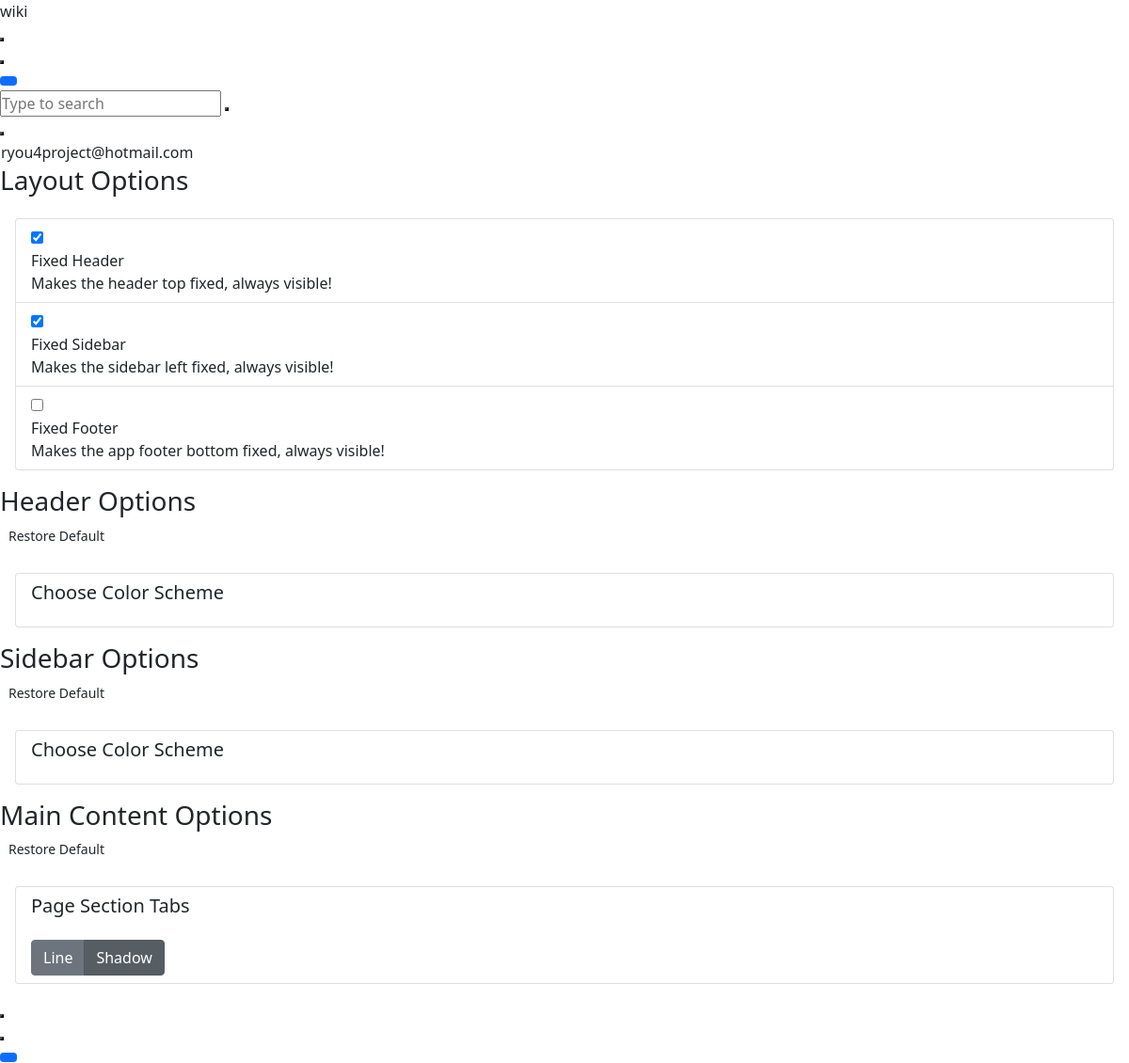
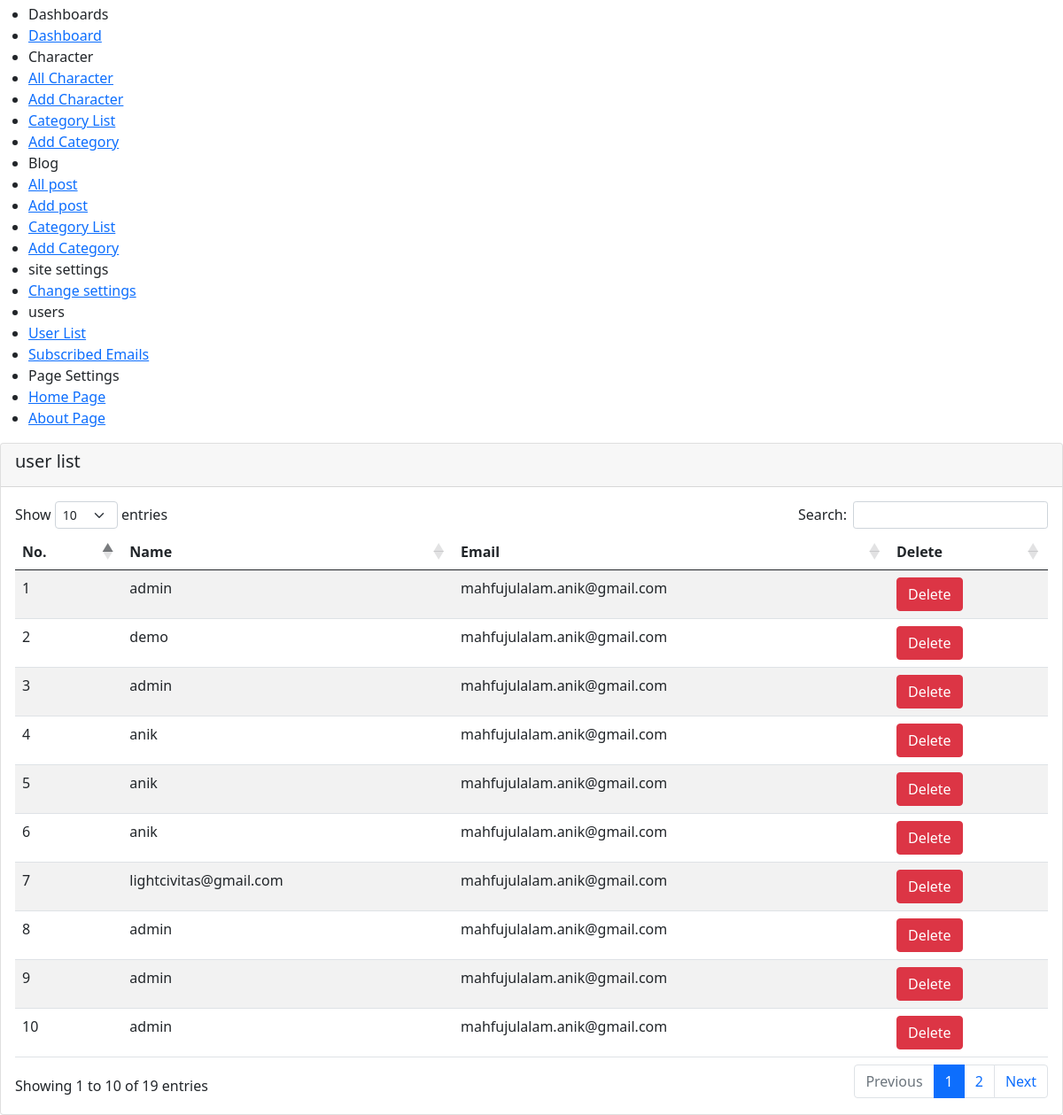
/admin/user_list.php (signed in), run on the app's committed database (2 pictures, top to bottom).
### tables this page shows
CREATE TABLE `users` (
  `id` int(11) NOT NULL,
  `username` text NOT NULL,
  `email` text NOT NULL,
  `confirm_password` text NOT NULL
);

### admin/user_list.php (the view, shortened to what the rows shown need)
<?php
include('header.php');
?>
<div class="app-main__inner">
    <div class="card">
        <div class="card-body">
            <table id="all_characters" class="table table-striped" style="width:100%">
                <thead>
                    <tr>
                        <th>No.</th>
                        <th>Name</th>
                        <th>Email</th>
                        <th>Delete</th>
                    </tr>
                </thead>
                <tbody>
<?php
$no= 0;
$sql= "select * from users";
$result= mysqli_query($conn, $sql);
while ($user= mysqli_fetch_assoc($result)) { $no++ ?>
                    <tr>
                        <td><?php echo $no ?></td>
                        <td><?php echo $user['username']; ?></td>
                        <td><?php echo $user['email']; ?></td>
                        <td><a href="config/category_config.php?user_delete_id=<?php echo $user['id'] ?>" class="btn btn-danger">Delete</a></td>
                    </tr>
<?php } ?>
                </tbody>
            </table>
        </div>
    </div>
</div>
<?php
include('footer.php');
?>

### admin/header.php (shortened to what the rows shown need)
<?php
require_once('config/connection.php');
?>
<!doctype html>
<html lang="en">
<head>
    <link href="https://demo.dashboardpack.com/architectui-html-free/main.css" type="text/css" rel="stylesheet" />
    <link href="admin_assets/css/bootstrap.5.0.1.min.css" type="text/css" rel="stylesheet" />
    <link rel="stylesheet" href="https://cdn.datatables.net/1.12.0/css/dataTables.bootstrap5.min.css">
    <link href="admin_assets/css/style.css" type="text/css" rel="stylesheet" />
</head>
<body>
    <div class="app-container app-theme-white body-tabs-shadow fixed-sidebar fixed-header">
        <div class="app-header header-shadow">
                <div class="app-header__content">
                <div class="app-header-right">
                    <div class="header-btn-lg pr-0">
                        <div class="widget-content p-0">
                            <div class="widget-content-wrapper">
                                <div class="widget-content-left">
                                    <div class="btn-group">
                                        <a data-toggle="dropdown" aria-haspopup="true" aria-expanded="false" class="p-0 btn">
<?php
$email= $_SESSION['admin_email'];
$sql= "select * from admin_account where email='$email'";
$result=mysqli_query($conn,$sql);
while($admin= mysqli_fetch_assoc($result)){
if($email == $admin['email']){
    echo $admin['email'];
}
}
?>
                                        </a>
                                    </div>
                                </div>
                            </div>
                        </div>
                    </div>        </div>
            </div>
        </div>
        <div class="app-main">
                <div class="app-main__outer">

### data on the page
users: username "admin", email "mahfujulalam.anik@gmail.com"
users: username "demo", email "mahfujulalam.anik@gmail.com"
users: username "admin", email "mahfujulalam.anik@gmail.com"
users: username "anik", email "mahfujulalam.anik@gmail.com"
users: username "anik", email "mahfujulalam.anik@gmail.com"
users: username "anik", email "mahfujulalam.anik@gmail.com"
users: username "lightcivitas@gmail.com", email "mahfujulalam.anik@gmail.com"
users: username "admin", email "mahfujulalam.anik@gmail.com"
users: username "admin", email "mahfujulalam.anik@gmail.com"
users: username "admin", email "mahfujulalam.anik@gmail.com"

### other printed values
$admin['email'] "ryou4project@hotmail.com"
